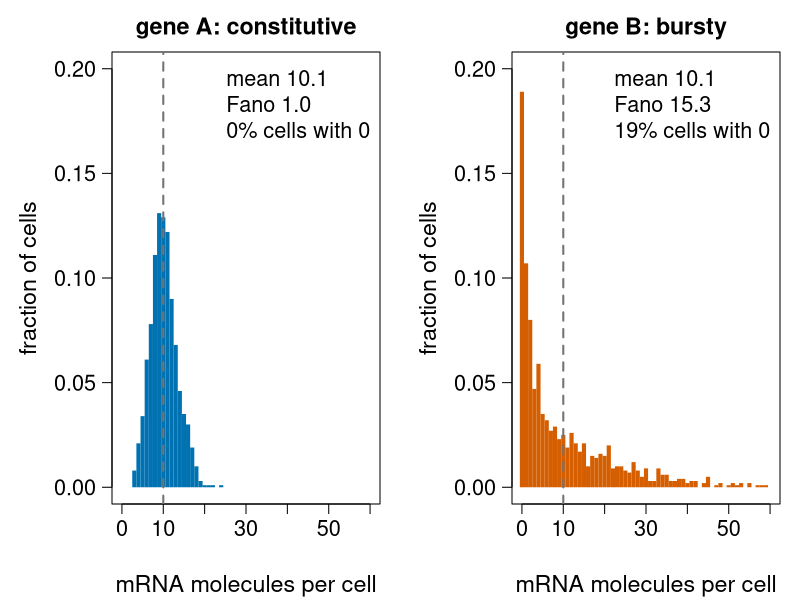
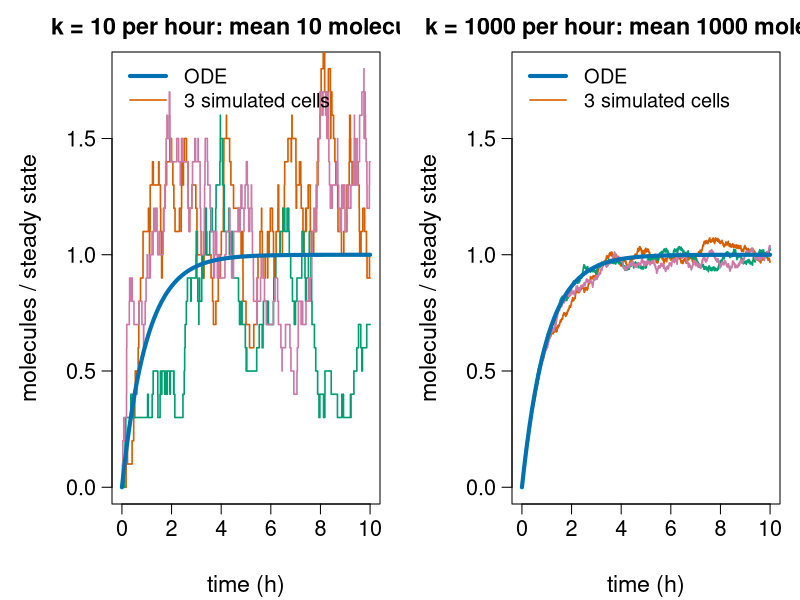
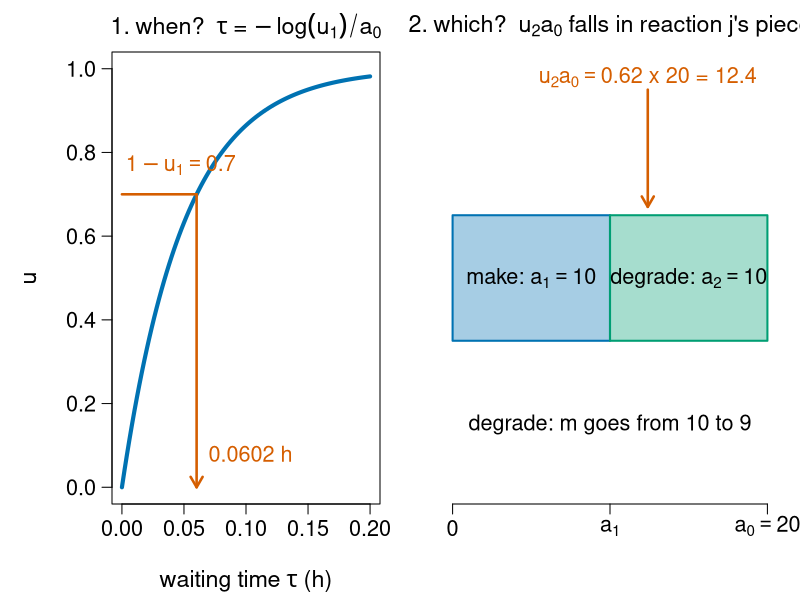
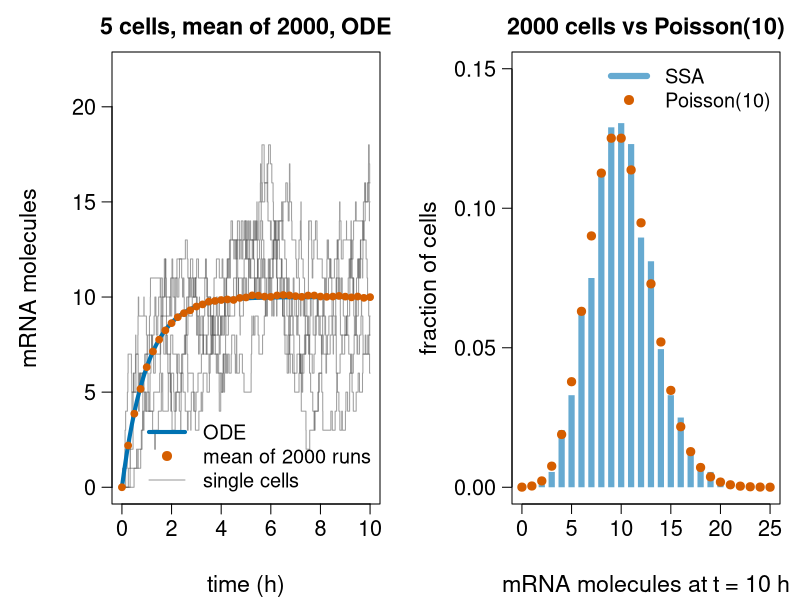
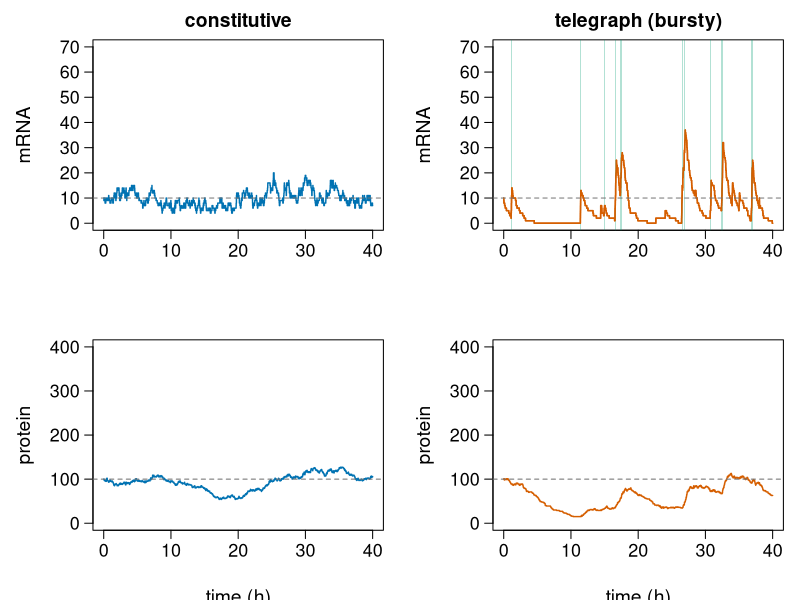
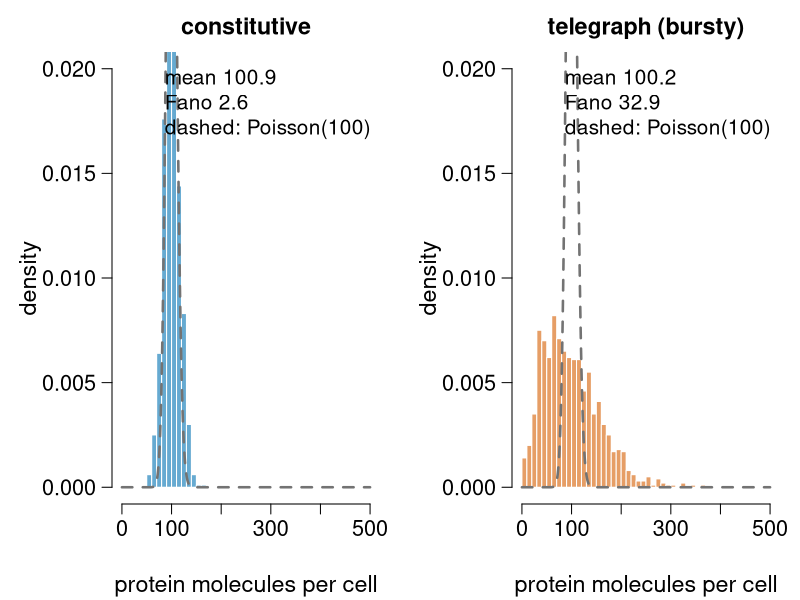
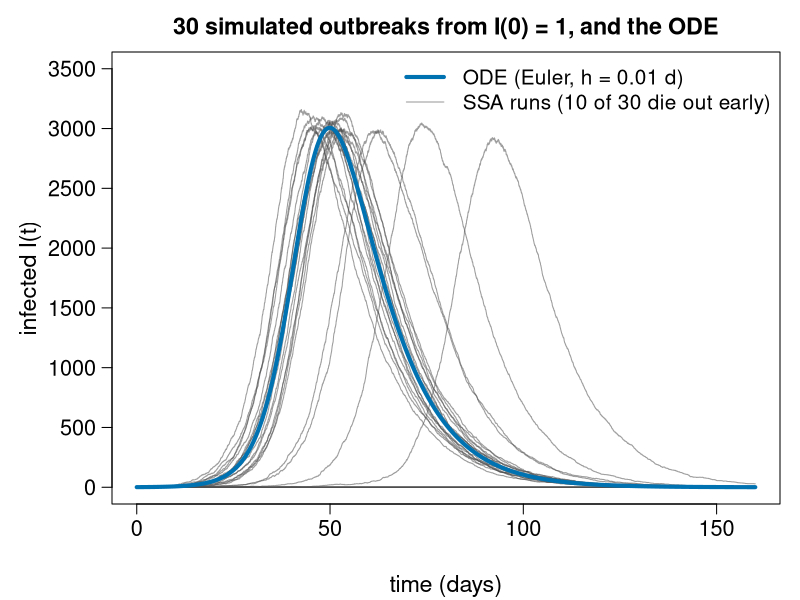

Generate these figures, in order, with R:
# Figures for the gillespie/ unit ("Stochastic simulation").
#
# Re-run by hand from this folder (it is NOT run by `quarto render`):
#   cd gillespie && Rscript make-gillespie-figs.R
#
# Base R graphics only; writes fig01-...svg to fig07-...svg. Everything is
# computed here, with the same code, seeds and numbers as on the slides.
# Takes about a minute (hand-written SSA loops in R).

col_a   <- "#0072B2"   # blue
col_b   <- "#D55E00"   # vermillion
col_c   <- "#009E73"   # bluish green
col_ref <- "grey45"
col_pur <- "#CC79A7"   # reddish purple
col_run <- adjustcolor("grey30", 0.55)

fig <- function(file, w = 9, h = 5.2, expr, mfrow = c(1, 1)) {
  svg(file, width = w, height = h)
  par(mfrow = mfrow, mar = c(4.8, 5.6, 2.6, 1), las = 1, mgp = c(3.6, 0.8, 0),
      cex.lab = 1.4, cex.axis = 1.3, cex.main = 1.4)
  expr
  dev.off()
}

## ---- the SSA as on the slides ------------------------------------------------

ssa <- function(x, S, propensity, times) {   # S: species x reactions
  out <- matrix(0, length(times), length(x)); t <- 0; i <- 1
  repeat {
    a <- propensity(x); a0 <- sum(a)
    t <- t - log(runif(1)) / a0               # Inf if a0 = 0: nothing more happens
    while (i <= length(times) && times[i] < t) { out[i, ] <- x; i <- i + 1 }
    if (i > length(times)) return(out)
    j <- findInterval(runif(1) * a0, cumsum(a)) + 1   # reaction j w.p. a_j / a0
    x <- x + S[, j]
  }
}
# the same, but recording every event (for plotting trajectories)
ssa_path <- function(x, S, propensity, t_end) {
  n_max <- 1e6; tt <- numeric(n_max); X <- matrix(0, n_max, length(x))
  t <- 0; n <- 1; X[1, ] <- x
  repeat {
    a <- propensity(x); a0 <- sum(a)
    t <- t - log(runif(1)) / a0
    if (t > t_end) break
    j <- findInterval(runif(1) * a0, cumsum(a)) + 1
    x <- x + S[, j]
    n <- n + 1; tt[n] <- t; X[n, ] <- x
  }
  n <- n + 1; tt[n] <- t_end; X[n, ] <- x      # hold the last state to t_end
  list(t = tt[1:n], x = X[1:n, , drop = FALSE])
}
fano <- function(v) var(v) / mean(v)

S1 <- matrix(c(1, -1), nrow = 1)
bd <- function(k) function(x) c(k, 1 * x)
S3 <- rbind(g = c(1, -1, 0,  0, 0,  0),
            m = c(0,  0, 1, -1, 0,  0),
            p = c(0,  0, 0,  0, 1, -1))
telegraph <- function(x) c(0.5 * (1 - x[1]), 4.5 * x[1], 100 * x[1],
                           1 * x[2], 2 * x[2], 0.2 * x[3])
constit   <- function(x) c(0, 0, 10, 1 * x[2], 2 * x[2], 0.2 * x[3])

## ---- 1000 cells of each gene (slide "Telegraph in R") ------------------------

set.seed(1)
Xc <- t(replicate(1000, ssa(c(1, 0, 0), S3, constit, 30)[1, ]))
set.seed(1)
Xb <- t(replicate(1000, ssa(c(0, 0, 0), S3, telegraph, 30)[1, ]))

## ---- fig01: two genes, same mean, different spread ---------------------------

fig("fig01-two-genes.svg", w = 11, h = 5.0, mfrow = c(1, 2), {
  br <- seq(-0.5, 80.5, 1)
  for (k in 1:2) {
    v <- if (k == 1) Xc[, 2] else Xb[, 2]
    h <- hist(pmin(v, 80), breaks = br, plot = FALSE)
    plot(h$mids, h$counts / 1000, type = "h", lwd = 4, lend = 1,
         col = if (k == 1) col_a else col_b, xlim = c(0, 60), ylim = c(0, 0.2),
         xlab = "mRNA molecules per cell", ylab = "fraction of cells",
         main = if (k == 1) "gene A: constitutive" else "gene B: bursty")
    abline(v = 10, lty = 2, col = col_ref, lwd = 2)
    legend("topright", bty = "n", cex = 1.3,
           legend = c(sprintf("mean %.1f", mean(v)), sprintf("Fano %.1f", fano(v)),
                      sprintf("%.0f%% cells with 0", 100 * mean(v == 0))))
  }
})

## ---- fig02: small and large copy numbers -------------------------------------

set.seed(2)
fig("fig02-small-numbers.svg", w = 11, h = 5.0, mfrow = c(1, 2), {
  for (k in c(10, 1000)) {
    plot(NA, xlim = c(0, 10), ylim = c(0, 1.8), xlab = "time (h)",
         ylab = "molecules / steady state",
         main = sprintf("k = %g per hour: mean %g molecules", k, k))
    for (r in 1:3) {
      p <- ssa_path(0, S1, bd(k), 10)
      lines(p$t, p$x[, 1] / k, type = "s", col = c(col_b, col_c, col_pur)[r], lwd = 1.6)
    }
    curve(1 - exp(-x), add = TRUE, lwd = 4, col = col_a)
    legend("topleft", bty = "n", cex = 1.2, lwd = c(4, 1.6), col = c(col_a, col_b),
           legend = c("ODE", "3 simulated cells"))
  }
})

## ---- fig03: one SSA step (m = 10: a = (10, 10)) ------------------------------

fig("fig03-ssa-step.svg", w = 11, h = 4.6, mfrow = c(1, 2), {
  a0 <- 20
  curve(1 - exp(-a0 * x), 0, 0.2, lwd = 4, col = col_a, ylim = c(0, 1),
        xlab = expression("waiting time " * tau * " (h)"), ylab = "u",
        main = expression("1. when?  " * tau * " = " * -log(u[1]) / a[0]))
  u1 <- 0.3; tau <- -log(u1) / a0
  # inverse transform of 1 - u: plot F and read off at 1 - u1
  segments(0, 1 - u1, tau, 1 - u1, col = col_b, lwd = 2.5)
  arrows(tau, 1 - u1, tau, 0, col = col_b, lwd = 2.5, length = 0.12)
  text(tau, 0.08, sprintf("  %.4f h", tau), adj = 0, cex = 1.3, col = col_b)
  text(0.003, 1 - u1 + 0.07, expression(1 - u[1] == 0.7), adj = 0, cex = 1.3, col = col_b)
  par(mar = c(4.8, 2, 2.6, 1))
  plot(NA, xlim = c(0, 20), ylim = c(0, 1), axes = FALSE, xlab = "", ylab = "",
       main = expression("2. which?  " * u[2] * a[0] * " falls in reaction j's piece"))
  rect(0, 0.35, 10, 0.65, col = adjustcolor(col_a, 0.35), border = col_a, lwd = 2)
  rect(10, 0.35, 20, 0.65, col = adjustcolor(col_c, 0.35), border = col_c, lwd = 2)
  text(5, 0.5, expression("make: " * a[1] == 10), cex = 1.3)
  text(15, 0.5, expression("degrade: " * a[2] == 10), cex = 1.3)
  axis(1, at = c(0, 10, 20), labels = c("0", expression(a[1]), expression(a[0] == 20)))
  arrows(12.4, 0.95, 12.4, 0.67, lwd = 2.5, col = col_b, length = 0.12)
  text(12.4, 0.98, expression(u[2] * a[0] == "0.62 x 20 = 12.4"), cex = 1.3, col = col_b)
  text(10, 0.15, "degrade: m goes from 10 to 9", cex = 1.3)
})

## ---- fig04: many runs vs ODE, distribution vs Poisson ------------------------

set.seed(1)
tm <- c(0.5, 1, 2, 10)
M <- replicate(2000, ssa(0, S1, bd(10), tm)[, 1])        # as on the slide
set.seed(3)
tg <- seq(0, 10, by = 0.25)
Mg <- replicate(2000, ssa(0, S1, bd(10), tg)[, 1])
fig("fig04-bd-runs.svg", w = 11, h = 5.0, mfrow = c(1, 2), {
  plot(NA, xlim = c(0, 10), ylim = c(0, 22), xlab = "time (h)", ylab = "mRNA molecules",
       main = "5 cells, mean of 2000, ODE")
  for (r in 1:5) { p <- ssa_path(0, S1, bd(10), 10); lines(p$t, p$x[, 1], type = "s", col = col_run) }
  curve(10 * (1 - exp(-x)), add = TRUE, lwd = 4, col = col_a)
  points(tg, rowMeans(Mg), pch = 19, col = col_b, cex = 0.9)
  legend("bottomright", bty = "n", cex = 1.2, lwd = c(4, NA, 1), pch = c(NA, 19, NA),
         col = c(col_a, col_b, col_run), legend = c("ODE", "mean of 2000 runs", "single cells"))
  m10 <- M[4, ]
  n <- 0:25
  plot(n, tabulate(m10 + 1, 26) / 2000, type = "h", lwd = 6, lend = 1, col = adjustcolor(col_a, 0.6),
       xlab = "mRNA molecules at t = 10 h", ylab = "fraction of cells", main = "2000 cells vs Poisson(10)",
       ylim = c(0, 0.15))
  points(n, dpois(n, 10), pch = 19, col = col_b, cex = 1.1)
  legend("topright", bty = "n", cex = 1.2, lwd = c(6, NA), pch = c(NA, 19),
         col = c(adjustcolor(col_a, 0.6), col_b), legend = c("SSA", "Poisson(10)"))
})

## ---- fig05: telegraph trajectories ------------------------------------------

set.seed(5)
pc <- ssa_path(c(1, 10, 100), S3, constit, 40)
pb <- ssa_path(c(0, 10, 100), S3, telegraph, 40)
fig("fig05-telegraph.svg", w = 11, h = 5.6, mfrow = c(2, 2), {
  par(mar = c(4.2, 5.6, 2.4, 1))
  for (k in 1:2) {
    p <- if (k == 1) pc else pb
    plot(p$t, p$x[, 2], type = "s", col = if (k == 1) col_a else col_b, lwd = 1.4,
         ylim = c(0, 70), xlab = "", ylab = "mRNA",
         main = if (k == 1) "constitutive" else "telegraph (bursty)")
    if (k == 2) {                          # shade the on periods
      on <- p$x[, 1] == 1
      idx <- which(on)
      for (i in idx) rect(p$t[i], -5, p$t[i + 1], 75, col = adjustcolor(col_c, 0.3), border = NA)
      lines(p$t, p$x[, 2], type = "s", col = col_b, lwd = 1.4)
    }
    abline(h = 10, lty = 2, col = col_ref)
  }
  for (k in 1:2) {
    p <- if (k == 1) pc else pb
    plot(p$t, p$x[, 3], type = "s", col = if (k == 1) col_a else col_b, lwd = 1.4,
         ylim = c(0, 400), xlab = "time (h)", ylab = "protein")
    abline(h = 100, lty = 2, col = col_ref)
  }
})

## ---- fig06: protein distributions -------------------------------------------

fig("fig06-protein.svg", w = 11, h = 5.0, mfrow = c(1, 2), {
  br <- seq(0, 500, by = 10)
  for (k in 1:2) {
    v <- if (k == 1) Xc[, 3] else Xb[, 3]
    h <- hist(pmin(v, 499), breaks = br, plot = FALSE)
    plot(h, col = adjustcolor(if (k == 1) col_a else col_b, 0.6), border = "white",
         freq = FALSE, xlab = "protein molecules per cell", ylab = "density", ylim = c(0, 0.02),
         main = if (k == 1) "constitutive" else "telegraph (bursty)")
    curve(dpois(round(x), 100), add = TRUE, n = 501, lwd = 2.5, col = col_ref, lty = 2)
    legend("topright", bty = "n", cex = 1.25,
           legend = c(sprintf("mean %.1f", mean(v)), sprintf("Fano %.1f", fano(v)), "dashed: Poisson(100)"))
  }
})

## ---- fig07: epidemic from one case -------------------------------------------

sir_path <- function(I0, N = 10000, beta = 0.3, gamma = 0.1, t_end = 160) {
  S <- N - I0; I <- I0; t <- 0
  tt <- numeric(25000); II <- numeric(25000); n <- 1; tt[1] <- 0; II[1] <- I
  while (I > 0) {
    a1 <- beta * S * I / N; a2 <- gamma * I; a0 <- a1 + a2
    t <- t - log(runif(1)) / a0
    if (t > t_end) break
    if (runif(1) * a0 < a1) { S <- S - 1; I <- I + 1 } else I <- I - 1
    n <- n + 1; tt[n] <- t; II[n] <- I
  }
  n <- n + 1; tt[n] <- t_end; II[n] <- I
  list(t = tt[1:n], I = II[1:n])
}
sir_ode <- function(I0, h = 0.01) {
  N <- 10000; S <- N - I0; I <- I0; out <- numeric(16001)
  for (n in 1:16001) { out[n] <- I
    dS <- -0.3 * S * I / N; dI <- 0.3 * S * I / N - 0.1 * I
    S <- S + h * dS; I <- I + h * dI }
  list(t = seq(0, 160, by = h), I = out)
}
set.seed(7)
runs <- lapply(1:30, function(r) sir_path(1))
ode <- sir_ode(1)
fig("fig07-sir.svg", w = 10, h = 5.2, {
  plot(NA, xlim = c(0, 160), ylim = c(0, 3500), xlab = "time (days)", ylab = "infected I(t)",
       main = "30 simulated outbreaks from I(0) = 1, and the ODE")
  for (r in runs) lines(r$t, r$I, type = "s", col = col_run)
  lines(ode$t, ode$I, lwd = 4, col = col_a)
  died <- sum(sapply(runs, function(r) tail(r$I, 1) == 0 && max(r$I) < 100))
  legend("topright", bty = "n", cex = 1.25, lwd = c(4, 1), col = c(col_a, col_run),
         legend = c("ODE (Euler, h = 0.01 d)", sprintf("SSA runs (%d of 30 die out early)", died)))
})
cat("done\n")
